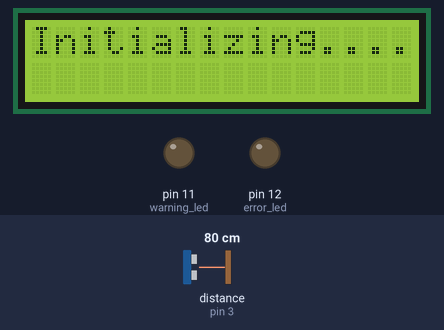
Simulated run of this sketch. Board: Arduino Uno, built with avr-gcc and run on an emulated ATmega328P. Shown: 16×2 character LCD, output pins drawn as LEDs (lit = HIGH). Wiring (inferred from the names in the program): ultrasonic range finder: trigger pin 4; echo pin 3. The inputs (shaded band) are chosen by the test bench; at power-on: distance to the obstacle (sensor on pin 3) 80 cm. The echo pulse lasts 58.3 µs per cm; pins used as bus, display or sensor lines are not drawn.

Above: at 0.1 s.
4.3 s: distance to the obstacle (sensor on pin 3) set to 2 cm
At 4.5 s:
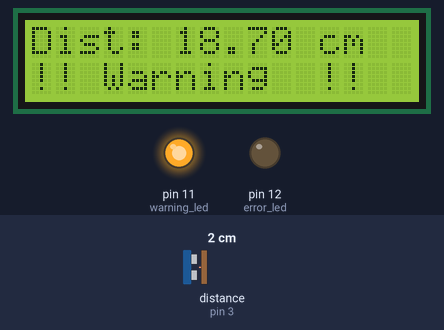
At 4.95 s:
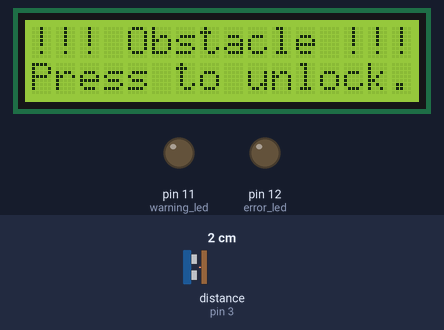
Timing chart, 0 to 12.0 s (numbered marks = the images above; inputs shaded):
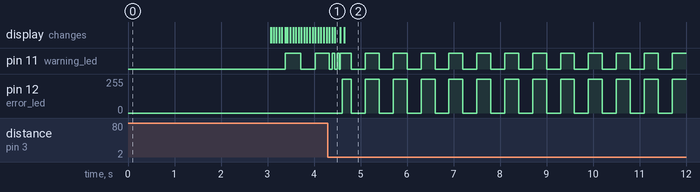

Measured:
- after the input at 4.3 s, pin 12 (error_led): 0/255 → 253/255 after 0.31 s, then moves between 0/255 and 255/255, repeating every 3.6 s; the display: first changes at once (image 1 shows a later state)

The sketch:

Script.ino
```cpp
#include<LiquidCrystal.h>
#include<IRremote.h>

#define ir_receive_pin 5

#define echo_pin 3
#define trigger_pin 4

#define warning_led 11
#define error_led 12

#define lock_distance 10.0
#define warning_distance 50.0

#define lcd_rs_pin A5
#define lcd_e_pin A4
#define lcd_d4_pin 6
#define lcd_d5_pin 7
#define lcd_d6_pin 8
#define lcd_d7_pin 9

//IR button
//pl-5 off-0 eq-13 up-10 down-8
#define ir_button_play 64
#define ir_button_off 69
#define ir_button_eq 25
#define ir_button_up 9
#define ir_button_down 7

// lcd mode
#define lcd_distance_mode 0
#define lcd_settings_mode 1

//lcd
LiquidCrystal lcd(lcd_rs_pin,lcd_e_pin,lcd_d4_pin,
                  lcd_d5_pin,lcd_d6_pin,lcd_d7_pin);

//Calcualting time for ultraonic sensor trigger
unsigned long lastTimeUltrasonicTrigger = millis();
unsigned long ultrasonicTriggerDelay = 60;

//Calculating time for Wave Start and Wave returned
volatile unsigned long pulseInTimeBegin;
unsigned long pulseInTimeEnd;
bool newDistanceAvailable = false;

double prevDistance = 400.0;

//Warning LED
unsigned long lastTimeWarningLEDBlinked = millis();
unsigned long warningLEDDelay = 500;
byte warningLEDState = LOW;

//error led
unsigned long lastTimeErrorLEDBlinked = millis();
unsigned long errorLEDDelay = 300;
byte errorLEDState = LOW;

bool isLocked = false;

int lcdMode = lcd_distance_mode;

// Get the distance using ultrasonic sensor

void triggerUltrasonicSensor(){
  digitalWrite(trigger_pin, LOW);
  delayMicroseconds(2);
  digitalWrite(trigger_pin, HIGH);
  delayMicroseconds(10);
  digitalWrite(trigger_pin, LOW);
}

double getUltrasonicDistance(){
  double durationMicros = pulseInTimeEnd - pulseInTimeBegin;
  double distance = durationMicros / 58.0; //distance in cm
  if(distance > 400.0)
  {
    return prevDistance;
  }

  //distance = prevDistance * 0.6 + distance * 0.4;
  distance = prevDistance + 0.4 * (distance - prevDistance);
  prevDistance = distance;
  return distance;
}

void echoPinInterrupt(){
  if(digitalRead(echo_pin) == HIGH){
    pulseInTimeBegin = micros();
  }else{ //stop the pulse
    pulseInTimeEnd = micros();
    newDistanceAvailable = true;
  }
}

void toggleErrorLED(){
  if(errorLEDState == LOW)
  {
    errorLEDState = HIGH;
  }
  else
  {
    errorLEDState = LOW;
  }
  digitalWrite(error_led, errorLEDState);
}

void toggleWarningLED()
{
  if(warningLEDState == LOW)
  {
    warningLEDState = HIGH;
  }
  else
  {
    warningLEDState = LOW;
  }
  digitalWrite(warning_led, warningLEDState);
}

void setWarningLEDBlinkRateFromDistance(double distance)
{
  // 0 to 400 cm -> 0 to 1600 ms
  warningLEDDelay = distance * 4;
  //Serial.print(distance);
  //Serial.print("---");
  //Serial.println(warningLEDDelay);
}

void lock(){
  if(!isLocked){
    isLocked = true;
    warningLEDState = LOW;
    errorLEDState = LOW;
  }
}

void unlock(){
  if(isLocked){
    isLocked = false;
    errorLEDState = LOW;
    digitalWrite(error_led, errorLEDState);
  }
}

void printDistanceOnLCD(double distance){
  if(isLocked){
    lcd.setCursor(0,0);
    lcd.print("!!! Obstacle !!!  ");
    lcd.setCursor(0,1);
    lcd.print("Press to unlock.  ");

  }else if(lcdMode == lcd_distance_mode){
    lcd.setCursor(0,0);
    lcd.print("Dist: ");
    lcd.print(distance);
    lcd.print(" cm  ");

    lcd.setCursor(0,1);

    if(distance > warning_distance){
      lcd.print("no obstacle.   ");
    }else{
      lcd.print("!! Warning  !!");
    }
  }
}


void handleIRCommand(long command)
{
  switch(command)
  {
    case ir_button_play: {
      unlock();
      break;
    }
    case ir_button_off: {

      break;
    }
    case ir_button_eq: {

      break;
    }
    case ir_button_up: {
      toggleLCDScreen();
      break;
    }
    case ir_button_down: {
      toggleLCDScreen();
      break;
    }
    default: {
     //do nothing
    }
  }
}

void toggleLCDScreen(){
  switch(lcdMode){
    case lcd_distance_mode: {
      lcdMode = lcd_settings_mode;
      break;
    }
    case lcd_settings_mode: {
      lcdMode = lcd_distance_mode;
      break;
    }
    default: {
      lcdMode = lcd_distance_mode;
    }
  }

  if(lcdMode == lcd_settings_mode){
    lcd.setCursor(0,0);
    lcd.print("Press on OFF to ");
    lcd.setCursor(0,1);
    lcd.print("reset settings.  ");
  }
}

void setup()
{
  Serial.begin(9600);
  lcd.begin(16,2);
  IrReceiver.begin(ir_receive_pin);
  pinMode(echo_pin, INPUT);
  pinMode(trigger_pin, OUTPUT);
  pinMode(warning_led, OUTPUT);
  pinMode(error_led, OUTPUT);

  attachInterrupt(digitalPinToInterrupt(echo_pin),
                  echoPinInterrupt,
                  CHANGE);

  lcd.print("Initializing....");
  delay(3000);
  lcd.clear();
}

void loop() {
  unsigned long timeNow = millis();

  if(isLocked){
    //blink error and warning leds at same time
    if(timeNow - lastTimeErrorLEDBlinked > errorLEDDelay)
    {
      lastTimeErrorLEDBlinked += errorLEDDelay;
      //blink LED
      toggleErrorLED();
      toggleWarningLED();
    }
  }else{
    if(timeNow - lastTimeWarningLEDBlinked > warningLEDDelay)
    {
      lastTimeWarningLEDBlinked += warningLEDDelay;
      //blink LED
      toggleWarningLED();
    }
  }

  if(IrReceiver.decode()){
    IrReceiver.resume();
    long command = IrReceiver.decodedIRData.command;
    handleIRCommand(command);
    //Serial.println(command);
  }

  if(timeNow - lastTimeUltrasonicTrigger > ultrasonicTriggerDelay)
  {
    lastTimeUltrasonicTrigger += ultrasonicTriggerDelay;
    //trigger ultrasonic sensor
    triggerUltrasonicSensor();
  }

  if(newDistanceAvailable){
    newDistanceAvailable = false;
    double distance = getUltrasonicDistance();
    setWarningLEDBlinkRateFromDistance(distance);
    printDistanceOnLCD(distance);
    if(distance < lock_distance){
     lock();
    }
    //Serial.println(distance);
  }
}
```
